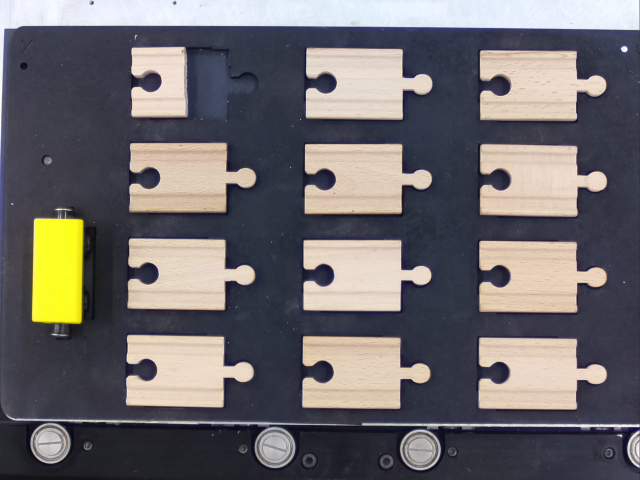
#> input picture Feature Extraction/image1.png, 640 x 480 px
$ python 'Feature extraction.py'
#> lines starting #> are read from the running program, lines starting #| are printed output that depends on the picture; after the words box and inside, x2 and y2 are one past the last pixel; in counts of white or black regions, pixels touching at a corner belong together; long printed decimals are rounded
# -*- coding: utf-8 -*-
"""
Created on Wed Nov 18 09:50:59 2020

@author: Alexander
"""

import cv2 as cv
import numpy as np
from matplotlib import pyplot as plt

#Grey colour
"""
def changeColor(img):
    img_rgb = cv2.cvtColor(img1, cv2.COLOR_BGR2RGB)
    img_hsv = cv2.cvtColor(img_rgb1, cv2.COLOR_RGB2HSV)
    img_grey = cv2.cvtColor(img_rgb1, cv2.COLOR_RGB2GRAY)
    return img_grey
"""


#Getting the images
img1=cv.imread("image1.png")
#> img1 is the input picture: shape (480, 640, 3); mean B, G, R 108.9, 106.9, 110.6


#Transforming them into grey images
img_rgb1 = cv.cvtColor(img1, cv.COLOR_BGR2RGB)
img_grey1 = cv.cvtColor(img_rgb1, cv.COLOR_RGB2GRAY)
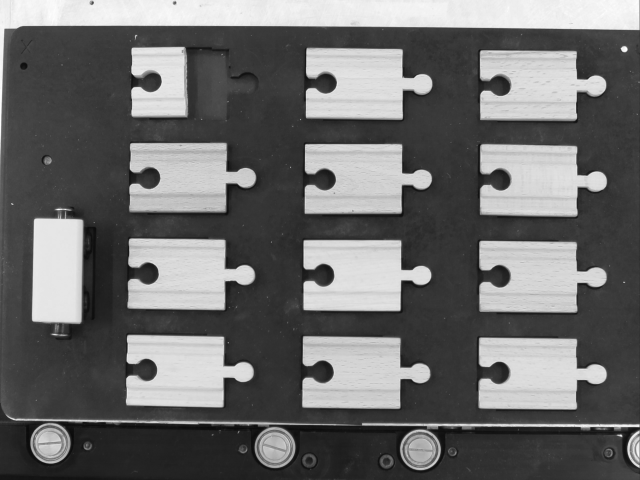
#> img_grey1: shape (480, 640); min 10, max 253, mean 108.2

#Debugging
plt.imshow(img_grey1,'gray')
plt.axis('off')
plt.show()

#Gaussian Blur
ksize=5
img_pro1 = cv.GaussianBlur(img_grey1,(ksize,ksize),0)

#OTSU Thresholding
ret1,img_otsu1 = cv.threshold(img_pro1,0,255,cv.THRESH_BINARY+cv.THRESH_OTSU)
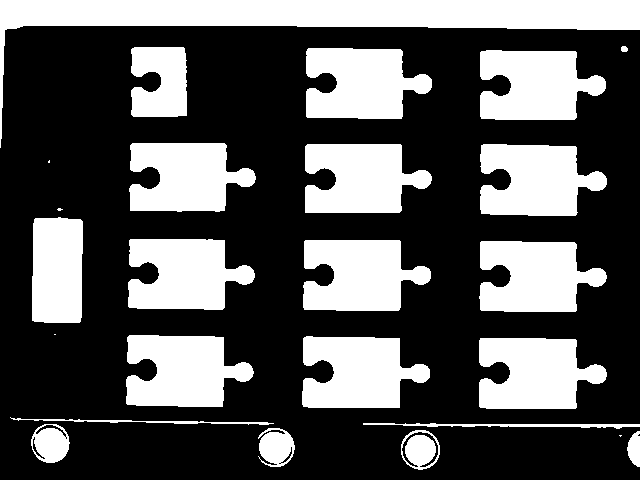
#> img_otsu1: shape (480, 640); 34.2% white; 25 white regions (4 under 20 px)
#> ret1 = 132
img_pro1=img_otsu1.copy()

#Debugging
plt.imshow(img_pro1,'gray')
plt.axis('off')
plt.show()

#Getting the contours
contours1,hierarchy1 = cv.findContours(img_pro1,cv.RETR_TREE, cv.CHAIN_APPROX_SIMPLE)
#> contours1 = 31 contours, 6 with area under 20; largest, box (x1, y1, x2, y2) and area: (0, 0, 640, 148) 17040, (479, 338, 607, 409) 6624, (126, 335, 254, 407) 6589, (302, 336, 430, 408) 6582, (303, 240, 431, 311) 6576

#Debugging
#print('hierarchy',hierarchy1)

#Filter contours
contour_filter=[]
img_contour=img_rgb1.copy()
for i,contour in enumerate(contours1):
    if hierarchy1[0][i][3]==-1:
        cv.drawContours(img_contour, [contour], -1, (0,0,255), 2)
        contour_filter.append(contour)
#> this loop made 31 passes
#> contour on passes 1, 17, 23: [[619, 435], [620, 436], [621, 435]], [[54, 334], [55, 334]], [[49, 160], [48, 161], [48, 162], [49, 162]]
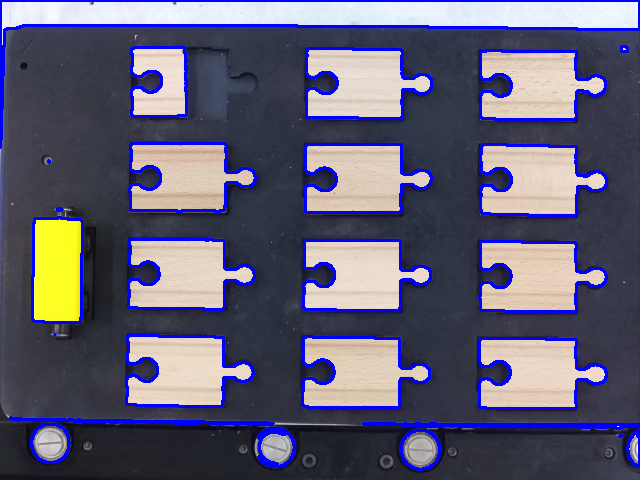
#> img_contour: shape (480, 640, 3); mean R, G, B 96.7, 93.8, 117.4
#> after the loop, contour_filter = 25 contours, 4 with area under 20; largest, box (x1, y1, x2, y2) and area: (0, 0, 640, 148) 17040, (479, 338, 607, 409) 6624, (126, 335, 254, 407) 6589, (302, 336, 430, 408) 6582, (303, 240, 431, 311) 6576


# Display contours
ds=12
plt.figure(figsize = (ds,ds))
plt.imshow(img_contour)
plt.axis('off')
plt.show()

# Feature Extraction
area_list=[]
aspect_ratio_list=[]
perimeter_list=[]

img_feature=img_rgb1.copy()
for i,contour in enumerate(contour_filter):
    #center of an object
    M = cv.moments(contour)
    if M["m00"] != 0:
        cx = int(M["m10"] / M["m00"])
        cy = int(M["m01"] / M["m00"])
    else:
    # set values as what you need in the situation
        cx, cy = 0, 0
    img = cv.circle(img_feature,(cx,cy), 3, (255,0,0), -1)

    #The aspect ratio, which is the width divided by the height of the bounding rectangle
    x,y,w,h = cv.boundingRect(contour)
    aspect_ratio = round(float(w)/h, 2)
    img = cv.rectangle(img_feature,(x,y),(x+w,y+h),(0,255,0),2)
    img = cv.putText(img_feature ,"aspect_ratio: "+str(aspect_ratio),(cx-50,cy+35),cv.FONT_HERSHEY_SIMPLEX ,0.3,(0,0,255),1,cv.LINE_AA)

    #The area of an object
    area = cv.contourArea(contour)
    img = cv.putText(img_feature ,"area: "+str(int(area)),(cx-50,cy+25),cv.FONT_HERSHEY_SIMPLEX ,0.3,(0,0,255),1,cv.LINE_AA)

    #The perimeter of an object
    perimeter = cv.arcLength(contour,True)
    img = cv.putText(img_feature ,"perimeter: "+str(int(perimeter)),(cx-50,cy+15),cv.FONT_HERSHEY_SIMPLEX ,0.3,(0,0,255),1,cv.LINE_AA)
    img = cv.putText(img_feature ,"number: "+str(i),(cx-50,cy+5),cv.FONT_HERSHEY_SIMPLEX ,0.3,(0,0,255),1,cv.LINE_AA)

    area_list.append(area)
    aspect_ratio_list.append(aspect_ratio)
    perimeter_list.append(perimeter)
#> this loop made 25 passes
#> (cx, cy, x, y, w, h, aspect_ratio, area) on passes 2, 3, 4, 5, 6, 7, 8, 9, 10, 12, 13, 14: (634, 448, 627, 431, 13, 36, 0.36, 303.5), (419, 449, 401, 430, 39, 40, 0.97, 1181.5), (276, 447, 258, 428, 37, 39, 0.95, 969), (49, 442, 31, 424, 39, 39, 1, 1144), (524, 424, 363, 423, 277, 6, 46.17, 474.5), (156, 421, 10, 417, 264, 8, 33, 251), (533, 373, 479, 338, 128, 71, 1.8, 6624.5), (357, 372, 302, 336, 128, 72, 1.78, 6582.5), (181, 370, 126, 335, 128, 72, 1.78, 6589), (534, 276, 479, 241, 128, 71, 1.8, 6497.5), (358, 274, 303, 240, 128, 71, 1.8, 6576.5), (183, 273, 128, 239, 127, 71, 1.79, 6481)
#> pass 1, `img = cv.putText(img_feature ,"aspect_ratio: "+str(aspect_ratio),(cx-5..`:
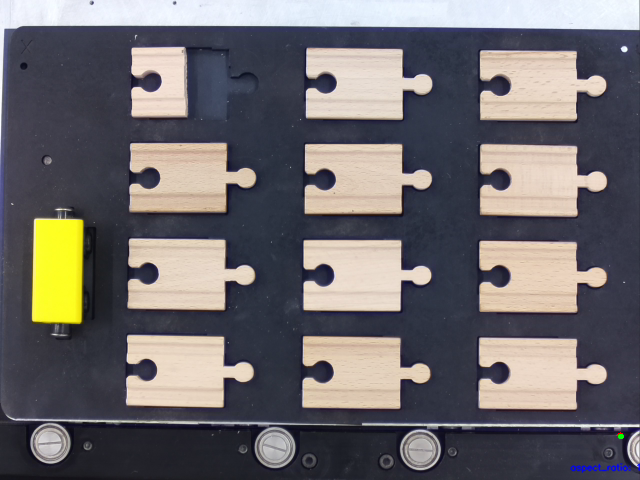
#> img: shape (480, 640, 3); mean R, G, B 110.5, 106.9, 109
#> after the loop:
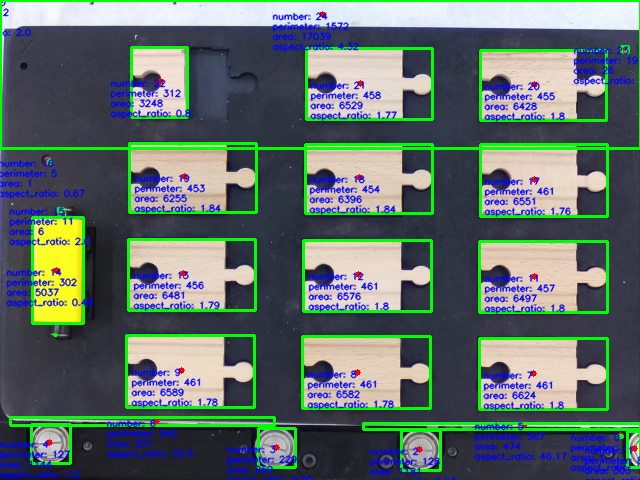
#> img_feature: shape (480, 640, 3); mean R, G, B 95.9, 111.1, 107.5
#> after the loop, area_list = 25 values, max 17039.5 at index 24, min 0 at index 10, mean 4047.8; aspect_ratio_list = 25 values, max 46.17 at index 5, min 0.36 at index 1, mean 4.61; perimeter_list = 25 values, max 1572.4 at index 24, min 2 at index 10, mean 358.1

# Display extracted features
plt.figure(figsize = (ds,ds))
plt.imshow(img_feature)
plt.axis('off')
plt.show()

# Display features for sanity check
i = 0
for area in area_list:
    print(i+1,area_list[i],aspect_ratio_list[i],perimeter_list[i])
    i+=1
#> this loop made 25 passes
#> area on passes 2, 3, 4, 5, 6, 7, 8, 9, 10, 12, 13, 14: 303.5, 1181.5, 969, 1144, 474.5, 251, 6624.5, 6582.5, 6589, 6497.5, 6576.5, 6481
#| 1 1.0 1.5 4.828
#| 2 303.5 0.36 85.698
#| 3 1181.5 0.97 128.811
#| 4 969.0 0.95 229.966
#| 5 1144.0 1.0 127.397
#| 6 474.5 46.17 567.012
#| 7 251.0 33.0 540.083
#| 8 6624.5 1.8 461.924
#> (further printed lines are left out)
#> after the loop, i = 25

$ run again, with Feature Extraction/Image2.png copied over Feature Extraction/image1.png
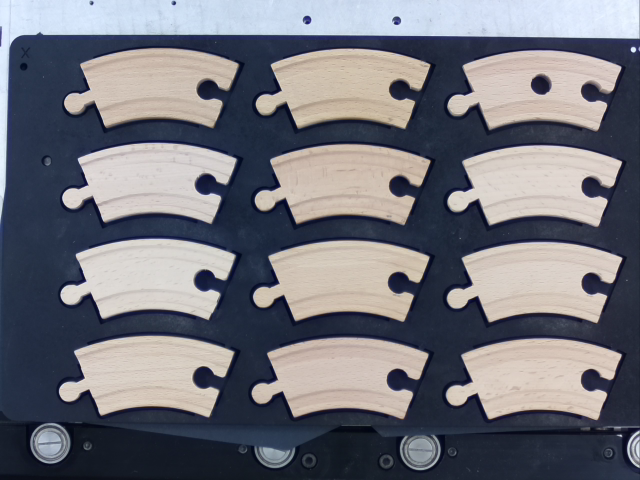
#> input picture Feature Extraction/Image2.png, 640 x 480 px
#> img1 is the input picture: shape (480, 640, 3); mean B, G, R 123.4, 115.1, 114.5
#> `ret1,img_otsu1 = cv.threshold(img_pro1,0,255,cv.THRESH_BINARY+cv.THRES..`:
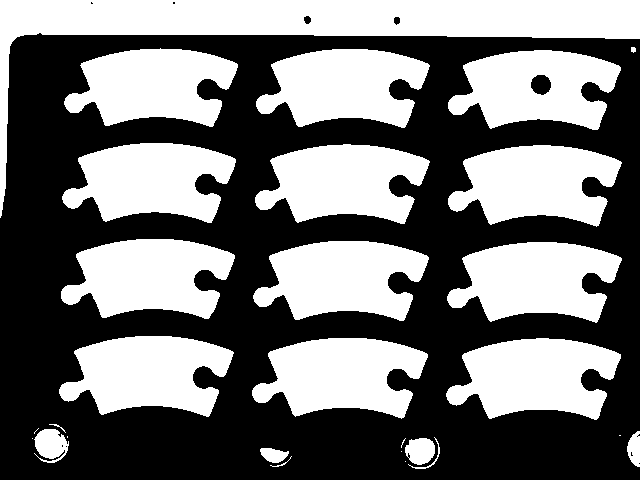
#> img_otsu1: shape (480, 640); 46.1% white; 28 white regions (7 under 20 px)
#> ret1 = 121
#> contours1 = 38 contours, 17 with area under 20; largest, box (x1, y1, x2, y2) and area: (0, 0, 640, 218) 23570, (446, 338, 621, 420) 9538, (447, 242, 622, 323) 9464, (253, 241, 429, 321) 9452, (252, 338, 428, 419) 9433
#> the loop `for i,contour in enumerate(contours1):` made 38 passes
#> contour on passes 1, 3, 8, 10, 11, 14, 16, 18: [[405, 461]], [[401, 451]], [[32, 438]], [[67, 436], [67, 437]], [[619, 435], [620, 435]], [[636, 436], [637, 435], [638, 436], [637, 437]], [[65, 446], [66, 445], [67, 446], [66, 447]], [[38, 428], [34, 432], [34, 433], [34, 432]]
#> after the loop `for i,contour in enumerate(contours1):`: contour_filter = 28 contours, 10 with area under 20; largest, box (x1, y1, x2, y2) and area: (0, 0, 640, 218) 23570, (446, 338, 621, 420) 9538, (447, 242, 622, 323) 9464, (253, 241, 429, 321) 9452, (252, 338, 428, 419) 9433
#> the loop `for i,contour in enumerate(contour_filter):` made 28 passes
#> (cx, cy, x, y, w, h, aspect_ratio, area) on passes 4, 5, 8, 11, 12, 15, 16, 17: (273, 454, 260, 448, 29, 15, 1.93, 266.5), (419, 450, 405, 438, 30, 27, 1.11, 589), (429, 459, 408, 437, 32, 32, 1, 37), (634, 448, 627, 431, 13, 36, 0.36, 305.5), (50, 444, 34, 429, 35, 34, 1.03, 744), (535, 376, 446, 338, 175, 82, 2.13, 9537.5), (341, 374, 252, 338, 176, 81, 2.17, 9433), (147, 372, 59, 336, 175, 81, 2.16, 9403.5)
#> after the loop `for i,contour in enumerate(contour_filter):`:
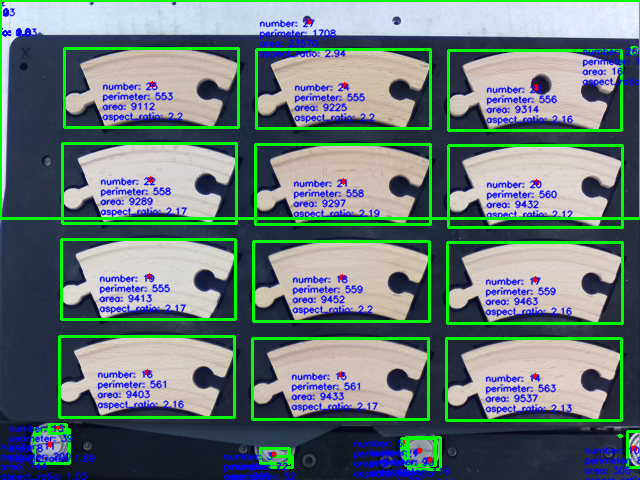
#> img_feature: shape (480, 640, 3); mean R, G, B 103.2, 123, 121.2
#> after the loop `for i,contour in enumerate(contour_filter):`: area_list = 28 values, max 23570.5 at index 27, min 0 at index 0, mean 4925.7; aspect_ratio_list = 28 values, max 2.94 at index 27, min 0.36 at index 10, mean 1.64; perimeter_list = 28 values, max 1708.2 at index 27, min 0 at index 0, mean 326.1
#> the loop `for area in area_list:` made 28 passes
#> area on passes 4, 5, 8, 11, 12, 15, 16, 17: 266.5, 589, 37, 305.5, 744, 9537.5, 9433, 9403.5
#> (printed output is left out)
#> after the loop `for area in area_list:`: i = 28
